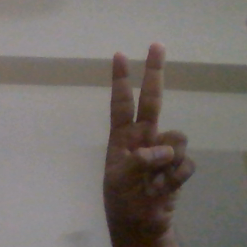
#> input picture Images/hand.png, 247 x 247 px, given in place of the camera
$ python 'Virtual controller.py'
#> lines starting #> are read from the running program, lines starting #| are printed output that depends on the picture
import cv2
import numpy as np
import math
import serial

####################### FUNCTION TO EXTRACT THE BACKGROUND ######################################################

def avg_background(roi):
    global r                               #INITIAL BACKGROUND SELECTED
    roi=roi.astype("float64")                #ROI CONVERTED TO FLOAT TYPE BECAUSE MULTIPLYING WITH 0.5 NEEDS FLOAT DATA
    cv2.accumulateWeighted(roi,r,0.5)      #50% OF ROI AND 50% OF r IS OVERWRITTEN IN r (60 FRAMES TAKEN)

####################### FUNCTION TO DIFFERENTIATE BETWEEN BACKGROUND AND FOREGROUND AND TO FIND CONTOURS OF HAND##

# [90 lines left out: functions segment, controller, directions, servo_angle, pwm, blending, not called in this run]


ser=serial.Serial("COM7",9600,timeout=1)
cap=cv2.VideoCapture(0)
_,f=cap.read()
#> f is the input picture: shape (247, 247, 3); mean B, G, R 107.1, 111.7, 117.7
f=cv2.flip(f,1)
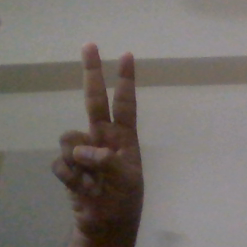
#> f: shape (247, 247, 3); mean B, G, R 107.1, 111.7, 117.7
x,y,w,h,pad=320,115,250,250,100
r=f[y:y+h,x:x+w,:].astype("float")              #FIRST BACKGROUND CREATED,WILL BE USED IN AVERAGING AND LATER WILL BECOME THE AVG BACKGROUND
#> r = empty array
print(type(r))
#| <class 'numpy.ndarray'>
no_of_frames=0                                  #60 FRAMES WILL WE TAKEN TO AVERAGE BACKGROUND
z=1
while(z):
    ret,frame=cap.read()
    img=cv2.flip(frame,1)                                   #FLIPPING IS DONE SO THAT THERE IS NO CONFUSION IN CONTROL
    roi = img[y:y+h,x:x+w,:].copy()                         #REAL ROI
#> roi = empty array
    controller_bg=img[y-pad:y+h+pad,x-pad:x+w+pad,:].copy() #FAKE ROI,REAL ROI IS INSIDE
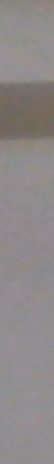
#> controller_bg: shape (232, 27, 3) (shown 2 times larger); mean B, G, R 136.6, 136.8, 141.7


    if(no_of_frames<=60):   #HERE BACKGROUND IS MADE

        avg_background(roi)
#> (the run stopped early here; a loop or call above may not have finished)
